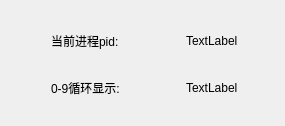
<?xml version="1.0" encoding="UTF-8"?>
<ui version="4.0">
 <class>widget1</class>
 <widget class="QWidget" name="widget1">
  <property name="geometry">
   <rect>
    <x>0</x>
    <y>0</y>
    <width>285</width>
    <height>126</height>
   </rect>
  </property>
  <property name="windowTitle">
   <string>Widget</string>
  </property>
  <widget class="QWidget" name="layoutWidget">
   <property name="geometry">
    <rect>
     <x>40</x>
     <y>20</y>
     <width>209</width>
     <height>89</height>
    </rect>
   </property>
   <layout class="QVBoxLayout" name="verticalLayout">
    <item>
     <layout class="QHBoxLayout" name="horizontalLayout">
      <item>
       <widget class="QLabel" name="label">
        <property name="text">
         <string>当前进程pid:</string>
        </property>
       </widget>
      </item>
      <item>
       <spacer name="horizontalSpacer">
        <property name="orientation">
         <enum>Qt::Horizontal</enum>
        </property>
        <property name="sizeHint" stdset="0">
         <size>
          <width>40</width>
          <height>20</height>
         </size>
        </property>
       </spacer>
      </item>
      <item>
       <widget class="QLabel" name="label_2">
        <property name="text">
         <string>TextLabel</string>
        </property>
       </widget>
      </item>
     </layout>
    </item>
    <item>
     <spacer name="verticalSpacer">
      <property name="orientation">
       <enum>Qt::Vertical</enum>
      </property>
      <property name="sizeHint" stdset="0">
       <size>
        <width>20</width>
        <height>28</height>
       </size>
      </property>
     </spacer>
    </item>
    <item>
     <layout class="QHBoxLayout" name="horizontalLayout_2">
      <item>
       <widget class="QLabel" name="label_3">
        <property name="text">
         <string>0-9循环显示:</string>
        </property>
       </widget>
      </item>
      <item>
       <spacer name="horizontalSpacer_2">
        <property name="orientation">
         <enum>Qt::Horizontal</enum>
        </property>
        <property name="sizeHint" stdset="0">
         <size>
          <width>40</width>
          <height>20</height>
         </size>
        </property>
       </spacer>
      </item>
      <item>
       <widget class="QLabel" name="label_4">
        <property name="text">
         <string>TextLabel</string>
        </property>
       </widget>
      </item>
     </layout>
    </item>
   </layout>
  </widget>
 </widget>
 <layoutdefault spacing="6" margin="11"/>
 <resources/>
 <connections/>
</ui>
